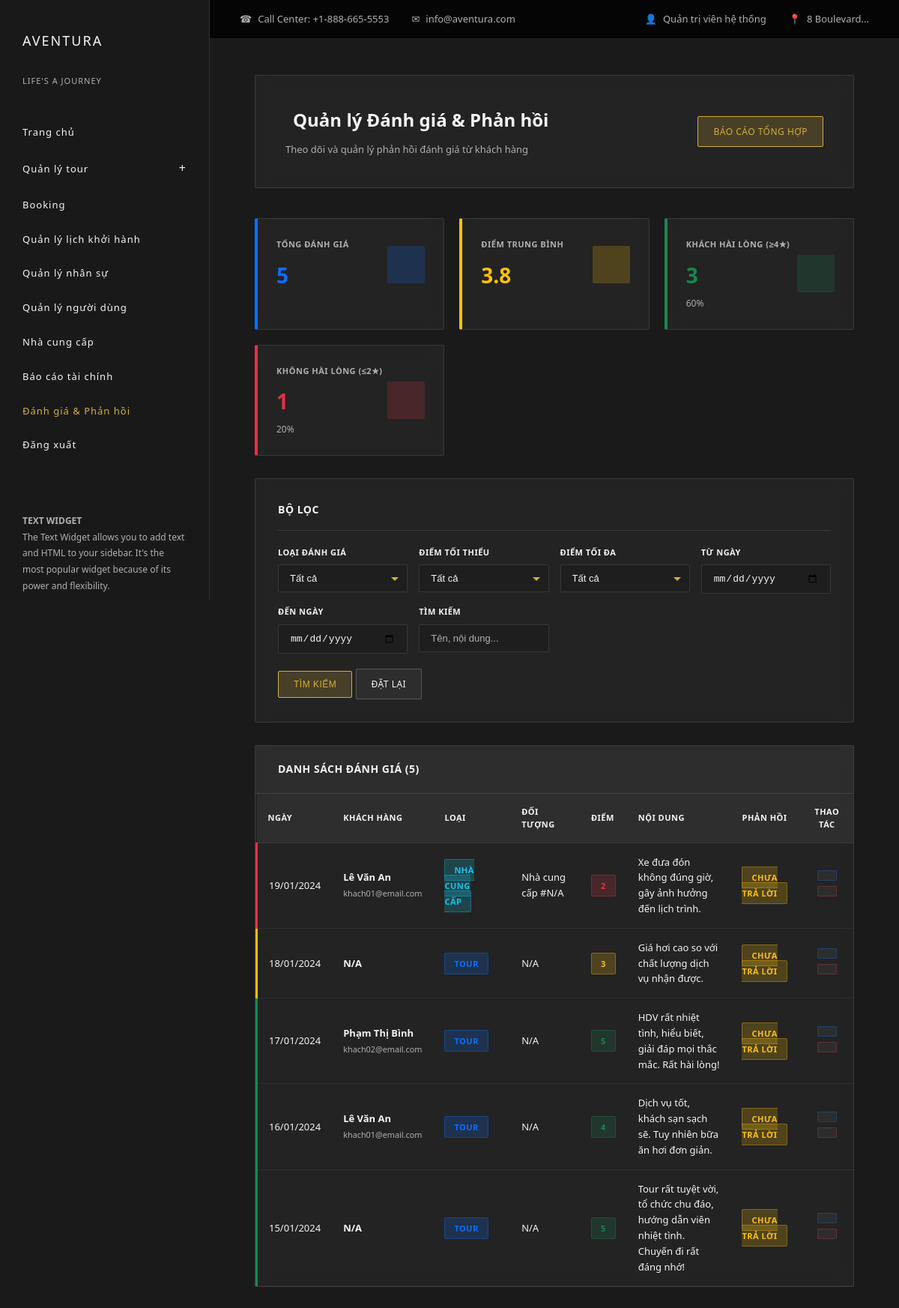
Screenshot of /index.php?act=admin/danhGia (signed in) with the database file from the repository.
### tables this page shows
CREATE TABLE `danh_gia` (
  `danh_gia_id` int(11) NOT NULL,
  `khach_hang_id` int(11) NOT NULL,
  `tour_id` int(11) DEFAULT NULL,
  `nha_cung_cap_id` int(11) DEFAULT NULL,
  `nhan_su_id` int(11) DEFAULT NULL,
  `loai_danh_gia` enum('Tour','NhaCungCap','NhanSu') NOT NULL,
  `tieu_chi` varchar(100) DEFAULT NULL COMMENT 'ChatLuongTour, DichVu, HuongDanVien, GiaCa, etc',
  `loai_dich_vu` varchar(100) DEFAULT NULL COMMENT 'Xe, KhachSan, NhaHang, VanChuyen, etc',
  `diem` int(1) NOT NULL CHECK (`diem` >= 1 and `diem` <= 5),
  `noi_dung` text NOT NULL,
  `phan_hoi_admin` text DEFAULT NULL,
  `ngay_danh_gia` datetime NOT NULL DEFAULT current_timestamp(),
  `ngay_phan_hoi` datetime DEFAULT NULL
);

CREATE TABLE `nguoi_dung` (
  `id` int(11) NOT NULL,
  `ten_dang_nhap` varchar(100) DEFAULT NULL,
  `mat_khau` varchar(255) DEFAULT NULL,
  `ho_ten` varchar(255) DEFAULT NULL,
  `avatar` varchar(255) DEFAULT NULL,
  `email` varchar(255) DEFAULT NULL,
  `so_dien_thoai` varchar(20) DEFAULT NULL,
  `vai_tro` enum('Admin','HDV','KhachHang','NhaCungCap') DEFAULT NULL,
  `quyen_cap_cao` tinyint(1) DEFAULT 0,
  `trang_thai` enum('HoatDong','BiKhoa') DEFAULT 'HoatDong',
  `ngay_tao` timestamp NULL DEFAULT current_timestamp()
);

### controllers/DanhGiaController.php (called while the page is built, shortened)
<?php
require_once 'models/DanhGia.php';
class DanhGiaController {
    private $model;
    public function __construct() {
        $this->model = new DanhGia();
    }
    public function index() {
        $filters = [
            'loai' => $_GET['loai'] ?? '',
            'diem_min' => $_GET['diem_min'] ?? '',
            'diem_max' => $_GET['diem_max'] ?? '',
            'tu_ngay' => $_GET['tu_ngay'] ?? '',
            'den_ngay' => $_GET['den_ngay'] ?? '',
            'search' => $_GET['search'] ?? ''
        ];
        $danhGiaList = $this->model->filter($filters);
        $stats = $this->model->getStatistics();
        require 'views/admin/quan_ly_danh_gia.php';
    }
}

### commons/env.php (called while the page is built, shortened)
<?php
function getPDOConnection() {
    try {
        $conn = new PDO(
            "mysql:host=" . DB_HOST . ";port=" . DB_PORT . ";dbname=" . DB_NAME . ";charset=utf8mb4",
            DB_USERNAME,
            DB_PASSWORD,
            [
                PDO::ATTR_ERRMODE => PDO::ERRMODE_EXCEPTION,
                PDO::ATTR_DEFAULT_FETCH_MODE => PDO::FETCH_ASSOC,
                PDO::ATTR_EMULATE_PREPARES => false
            ]
        );
        $conn->exec("SET time_zone = '+07:00'");
        return $conn;
    } catch (PDOException $e) {
        die("Kết nối thất bại: " . $e->getMessage());
    }
}

### commons/function.php (called while the page is built, shortened)
<?php
function connectDB() {
    return getPDOConnection();
}

### models/DanhGia.php (called while the page is built, shortened)
<?php
class DanhGia {
    private $conn;
    public function __construct() {
        $this->conn = connectDB();
    }
    public function filter($filters = []) {
        $sql = "SELECT dg.*,
                       nd.ho_ten as ten_khach_hang,
                       nd.email as email_khach_hang,
                       t.ten_tour
                FROM danh_gia dg
                LEFT JOIN khach_hang k ON dg.khach_hang_id = k.khach_hang_id
                LEFT JOIN nguoi_dung nd ON k.nguoi_dung_id = nd.id
                LEFT JOIN tour t ON dg.tour_id = t.tour_id
                WHERE 1=1";
        $params = [];
        $sql .= " ORDER BY dg.ngay_danh_gia DESC";
        $stmt = $this->conn->prepare($sql);
        $stmt->execute($params);
        return $stmt->fetchAll(PDO::FETCH_ASSOC);
    }
    public function getStatistics() {
        $sql = "SELECT
                    COUNT(*) as tong_danh_gia,
                    AVG(diem) as diem_trung_binh,
                    SUM(CASE WHEN diem >= 4 THEN 1 ELSE 0 END) as hai_long,
                    SUM(CASE WHEN diem <= 2 THEN 1 ELSE 0 END) as khong_hai_long,
                    COUNT(CASE WHEN loai_danh_gia = 'Tour' THEN 1 END) as danh_gia_tour,
                    COUNT(CASE WHEN loai_danh_gia = 'NhaCungCap' THEN 1 END) as danh_gia_ncc,
                    COUNT(CASE WHEN loai_danh_gia = 'NhanSu' THEN 1 END) as danh_gia_nhan_su
                FROM danh_gia";
        $stmt = $this->conn->query($sql);
        return $stmt->fetch(PDO::FETCH_ASSOC);
    }
}

### views/admin/quan_ly_danh_gia.php (the view, shortened to what this page needs)
<div class="page-header-section">
    <div style="display: flex; justify-content: space-between; align-items: center;">
        <div>
            <h2 style="margin: 0; color: var(--text-light); font-size: 24px; font-weight: 600; margin-bottom: 10px;">
                <i class="bi bi-star-fill" style="color: var(--accent-gold); margin-right: 10px;"></i> Quản lý Đánh giá & Phản hồi
            </h2>
            <p style="margin: 0; color: var(--text-muted); font-size: 13px;">Theo dõi và quản lý phản hồi đánh giá từ khách hàng</p>
        </div>
        <div>
            <a href="index.php?act=admin/danhGia/baoCao" class="btn-custom">
                <i class="bi bi-file-earmark-bar-graph"></i> Báo cáo tổng hợp
            </a>
        </div>
    </div>
</div>
<div class="stats-grid">
    <div class="stat-card border-primary">
        <div style="display: flex; align-items: center;">
            <div style="flex: 1;">
                <div class="stat-label">Tổng đánh giá</div>
                <div class="stat-value" style="color: #0d6efd;"><?= number_format($stats['tong_danh_gia']) ?></div>
            </div>
            <div class="stat-icon" style="background: rgba(13, 110, 253, 0.2); color: #0d6efd;">
            </div>
        </div>
    </div>
    <div class="stat-card border-warning">
        <div style="display: flex; align-items: center;">
            <div style="flex: 1;">
                <div class="stat-label">Điểm trung bình</div>
                <div class="stat-value" style="color: #ffc107;">
                    <?= number_format($stats['diem_trung_binh'], 1) ?> <i class="bi bi-star-fill"></i>
                </div>
            </div>
            <div class="stat-icon" style="background: rgba(255, 193, 7, 0.2); color: #ffc107;">
            </div>
        </div>
    </div>
    <div class="stat-card border-success">
        <div style="display: flex; align-items: center;">
            <div style="flex: 1;">
                <div class="stat-label">Khách hài lòng (≥4★)</div>
                <div class="stat-value" style="color: #198754;"><?= number_format($stats['hai_long']) ?></div>
                <div class="stat-subvalue">
                    <?= $stats['tong_danh_gia'] > 0 ? round(($stats['hai_long']/$stats['tong_danh_gia'])*100, 1) : 0 ?>%
                </div>
            </div>
            <div class="stat-icon" style="background: rgba(25, 135, 84, 0.2); color: #198754;">
            </div>
        </div>
    </div>
    <div class="stat-card border-danger">
        <div style="display: flex; align-items: center;">
            <div style="flex: 1;">
                <div class="stat-label">Không hài lòng (≤2★)</div>
                <div class="stat-value" style="color: #dc3545;"><?= number_format($stats['khong_hai_long']) ?></div>
                <div class="stat-subvalue">
                    <?= $stats['tong_danh_gia'] > 0 ? round(($stats['khong_hai_long']/$stats['tong_danh_gia'])*100, 1) : 0 ?>%
                </div>
            </div>
            <div class="stat-icon" style="background: rgba(220, 53, 69, 0.2); color: #dc3545;">
            </div>
        </div>
    </div>
</div>
<div class="filter-section">
    <h5><i class="bi bi-funnel"></i> Bộ lọc</h5>
    <form method="GET" action="index.php">
        <div style="display: grid; grid-template-columns: repeat(auto-fit, minmax(150px, 1fr)); gap: 15px; margin-bottom: 20px;">
            <div>
                <label>Loại đánh giá</label>
                <select name="loai">
                    <option value="">Tất cả</option>
                </select>
            </div>
            <div>
                <label>Điểm tối thiểu</label>
                <select name="diem_min">
                    <option value="">Tất cả</option>
                </select>
            </div>
            <div>
                <label>Điểm tối đa</label>
                <select name="diem_max">
                    <option value="">Tất cả</option>
                </select>
            </div>
            <div>
                <label>Từ ngày</label>
                <input type="date" name="tu_ngay" value="<?= $_GET['tu_ngay'] ?? '' ?>">
            </div>
            <div>
                <label>Đến ngày</label>
                <input type="date" name="den_ngay" value="<?= $_GET['den_ngay'] ?? '' ?>">
            </div>
            <div>
                <label>Tìm kiếm</label>
                <input type="text" name="search" placeholder="Tên, nội dung..." value="<?= $_GET['search'] ?? '' ?>">
            </div>
        </div>
        <div>
            <button type="submit" class="btn-custom">
                <i class="bi bi-search"></i> Tìm kiếm
            </button>
            <a href="index.php?act=admin/danhGia" class="btn-secondary-custom">
                <i class="bi bi-arrow-counterclockwise"></i> Đặt lại
            </a>
        </div>
    </form>
</div>
<div class="section-card">
    <div class="section-header">
        <h5><i class="bi bi-chat-left-quote"></i> Danh sách Đánh giá (<?= count($danhGiaList) ?>)</h5>
    </div>
    <div style="padding: 0;">
        <?php if (empty($danhGiaList)): ?>
            <div class="alert-custom alert-info-custom" style="margin: 30px; text-align: center;">
                <i class="bi bi-info-circle" style="font-size: 32px; display: block; margin-bottom: 10px;"></i>
                <p style="margin: 0;">Không có đánh giá nào</p>
            </div>
        <?php else: ?>
            <div style="overflow-x: auto;">
                <table class="table-custom">
                    <thead>
                        <tr>
                            <th>Ngày</th>
                            <th>Khách hàng</th>
                            <th>Loại</th>
                            <th>Đối tượng</th>
                            <th>Điểm</th>
                            <th>Nội dung</th>
                            <th>Phản hồi</th>
                            <th style="text-align: center;">Thao tác</th>
                        </tr>
                    </thead>
                    <tbody>
                        <?php foreach ($danhGiaList as $dg): ?>
                            <tr class="review-card" style="border-left-color: <?= $dg['diem'] >= 4 ? '#198754' : ($dg['diem'] <= 2 ? '#dc3545' : '#ffc107') ?>;">
                                <td><?= date('d/m/Y', strtotime($dg['ngay_danh_gia'])) ?></td>
                                <td>
                                    <strong style="color: var(--text-light);"><?= htmlspecialchars($dg['ten_khach_hang'] ?? 'N/A') ?></strong><br>
                                    <small style="color: var(--text-muted);"><?= htmlspecialchars($dg['email_khach_hang'] ?? '') ?></small>
                                </td>
                                <td>
                                    <?php
                                    $loaiBadge = [
                                        'Tour' => 'primary-custom',
                                        'NhaCungCap' => 'info-custom',
                                        'NhanSu' => 'success-custom'
                                    ];
                                    $loaiText = [
                                        'Tour' => 'Tour',
                                        'NhaCungCap' => 'Nhà cung cấp',
                                        'NhanSu' => 'Nhân sự'
                                    ];
                                    ?>
                                    <span class="badge-custom badge-<?= $loaiBadge[$dg['loai_danh_gia']] ?? 'secondary' ?>">
                                        <?= $loaiText[$dg['loai_danh_gia']] ?? $dg['loai_danh_gia'] ?>
                                    </span>
                                </td>
                                <td>
                                    <?php if ($dg['loai_danh_gia'] === 'Tour'): ?>
                                        <?= htmlspecialchars($dg['ten_tour'] ?? 'N/A') ?>
                                    <?php elseif ($dg['loai_danh_gia'] === 'NhaCungCap'): ?>
                                        Nhà cung cấp #<?= $dg['nha_cung_cap_id'] ?? 'N/A' ?>
                                    <?php elseif ($dg['loai_danh_gia'] === 'NhanSu'): ?>
                                        Nhân sự #<?= $dg['nhan_su_id'] ?? 'N/A' ?>
                                    <?php endif; ?>
                                </td>
                                <td>
                                    <span class="badge-custom badge-<?= $dg['diem'] >= 4 ? 'success-custom' : ($dg['diem'] <= 2 ? 'danger-custom' : 'warning-custom') ?>">
                                        <?= $dg['diem'] ?> <i class="bi bi-star-fill"></i>
                                    </span>
                                </td>
                                <td>
                                    <div style="max-width: 300px;">
                                        <?= htmlspecialchars(mb_substr($dg['noi_dung'] ?? '', 0, 100)) ?>
                                    </div>
                                </td>
                                <td>
                                    <?php if (!empty($dg['phan_hoi_admin'])): ?>
                                        <span class="badge-custom badge-success-custom"><i class="bi bi-check-circle"></i> Đã trả lời</span>
                                    <?php else: ?>
                                        <span class="badge-custom badge-warning-custom"><i class="bi bi-clock"></i> Chưa trả lời</span>
                                    <?php endif; ?>
                                </td>
                                <td style="text-align: center;">
                                    <a href="index.php?act=admin/danhGia/chiTiet&id=<?= $dg['danh_gia_id'] ?>"
                                       class="btn-action btn-primary-action" title="Chi tiết">
                                    </a>
                                    <a href="index.php?act=admin/danhGia/xoa&id=<?= $dg['danh_gia_id'] ?>"
                                       class="btn-action btn-danger-action"
                                       onclick="return confirm('Bạn có chắc muốn xóa đánh giá này?')"
                                       title="Xóa">
                                    </a>
                                </td>
                            </tr>
                        <?php endforeach; ?>
                    </tbody>
                </table>
            </div>
        <?php endif; ?>
    </div>
</div>
<?php
require __DIR__ . '/../layouts/aventura.php';
?>

### public/css/aventura.css (style rules this page uses)
* { margin: 0; padding: 0; box-sizing: border-box; }
:root { --primary-dark: #1a1a1a; --secondary-dark: #2d2d2d; --accent-gold: #d4af37; --text-light: #f5f5f5; --text-muted: #b0b0b0; }
body { font-family: "Segoe UI", Tahoma, Geneva, Verdana, sans-serif; background: var(--primary-dark); color: var(--text-light); line-height: 1.6; }

### rows the page displays
danh_gia: ngay_danh_gia "19/01/2024", nguoi_dung.ho_ten "Lê Văn An", nguoi_dung.email "khach01@email.com", loai_danh_gia "NHÀ CUNG CẤP", nha_cung_cap "N/A", diem "2", noi_dung "Xe đưa đón không đúng giờ, gây ảnh hưởng đến lịch trình.", shows "CHƯA TRẢ LỜI"
danh_gia: ngay_danh_gia "18/01/2024", ten_khach_hang "N/A", loai_danh_gia "TOUR", ten_tour "N/A", diem "3", noi_dung "Giá hơi cao so với chất lượng dịch vụ nhận được.", shows "CHƯA TRẢ LỜI"
danh_gia: ngay_danh_gia "17/01/2024", nguoi_dung.ho_ten "Phạm Thị Bình", nguoi_dung.email "khach02@email.com", loai_danh_gia "TOUR", ten_tour "N/A", diem "5", noi_dung "HDV rất nhiệt tình, hiểu biết, giải đáp mọi thắc mắc. Rất hài lòng!", shows "CHƯA TRẢ LỜI"
danh_gia: ngay_danh_gia "16/01/2024", nguoi_dung.ho_ten "Lê Văn An", nguoi_dung.email "khach01@email.com", loai_danh_gia "TOUR", ten_tour "N/A", diem "4", noi_dung "Dịch vụ tốt, khách sạn sạch sẽ. Tuy nhiên bữa ăn hơi đơn giản.", shows "CHƯA TRẢ LỜI"
danh_gia: ngay_danh_gia "15/01/2024", ten_khach_hang "N/A", loai_danh_gia "TOUR", ten_tour "N/A", diem "5", noi_dung "Tour rất tuyệt vời, tổ chức chu đáo, hướng dẫn viên nhiệt tình. Chuyến đi rất đáng nhớ!", shows "CHƯA TRẢ LỜI"

### other values shown
$_SESSION['user_name'] "Quản trị viên hệ thống"
$stats['tong_danh_gia'] "5"
$stats['diem_trung_binh'] "3.8"
$stats['hai_long'] "3"
$stats['khong_hai_long'] "1"
count($danhGiaList) "5"
